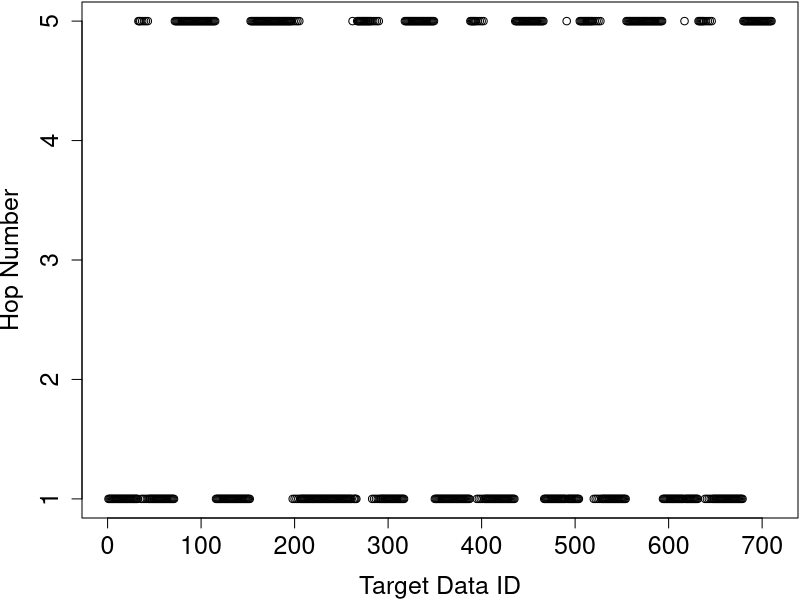
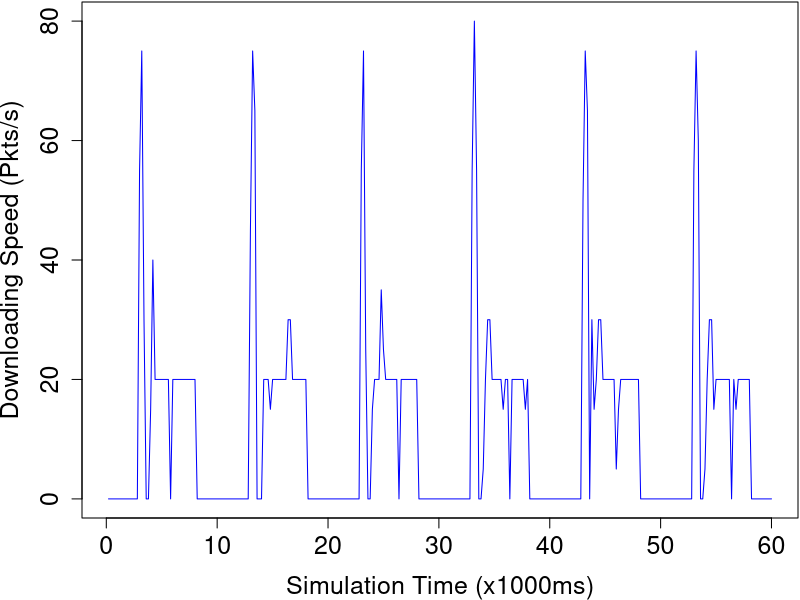

The R script that drew these images, in order:
# Read Raw Data
rawData <- readLines("interest-only.txt")
options(scipen=999)

# Extract Data Data
dataPattern <- "^\\+([.0-9]*).* < DATA for ([0-9]*)$"
dataData <- regmatches(rawData, gregexpr(dataPattern, rawData))
dataData <- dataData[grep(dataPattern, dataData)]
for (i in 1:length(dataData)) {
  dataData[i] <- sub(dataPattern, "\\1 \\2", dataData[i])
}

# Extract Interest Data
interestPattern <- "^\\+([.0-9]*).*Interest for ([0-9]*)$"
interestData <- regmatches(rawData, gregexpr(interestPattern, rawData))
interestData <- interestData[grep(interestPattern, interestData)]
for (i in 1:length(interestData)) {
  interestData[i] <- sub(interestPattern, "\\1 \\2", interestData[i])
}

# Extract Prefetch Interest Data
PreFetchInterestPattern <- "^\\+([.0-9]*).* > Pre-Fetch Interest for ([0-9]*)$"
PreFetchInterestData <- regmatches(rawData, gregexpr(PreFetchInterestPattern, rawData))
PreFetchInterestData <-PreFetchInterestData[grep(PreFetchInterestPattern, PreFetchInterestData)]
for (i in 1:length(PreFetchInterestData)) {
  PreFetchInterestData[i] <- sub(PreFetchInterestPattern, "\\1 \\2", PreFetchInterestData[i])
}
# duplicatedInterestNumber <- length(PreFetchInterestData)
# duplicatedInterestRatio <- duplicatedInterestNumber/(length(interestData) + duplicatedInterestNumber)

# Extract Recovery Interest Data
RecoveryInterestPattern <- "^\\+([.0-9]*).* > Recovery Interest for ([0-9]*)$"
RecoveryInterestData <- regmatches(rawData, gregexpr(RecoveryInterestPattern, rawData))
RecoveryInterestData <-RecoveryInterestData[grep(RecoveryInterestPattern, RecoveryInterestData)]
for (i in 1:length(RecoveryInterestData)) {
  RecoveryInterestData[i] <- sub(RecoveryInterestPattern, "\\1 \\2", RecoveryInterestData[i])
}

# Extract Dropped Data Data
DroppedPreFetchDataPattern <- "^\\+([.0-9]*).*< Pre.Fetch DATA..([0-9]*)..DROP.$"
DroppedPreFetchDataData <- regmatches(rawData, gregexpr(DroppedPreFetchDataPattern, rawData))
DroppedPreFetchDataData <-DroppedPreFetchDataData[grep(DroppedPreFetchDataPattern, DroppedPreFetchDataData)]
DroppedPreFetchDataNumber <- length(DroppedPreFetchDataData)
DroppedPreFetchDataRatio <- DroppedPreFetchDataNumber/(length(dataData) + DroppedPreFetchDataNumber)

# Extract Hop Data
hopcountPattern <- "^\\+([.0-9]*).*Hop count: ([0-9]*)$"
hopData <- regmatches(rawData, gregexpr(hopcountPattern, rawData))
hopData <- hopData[grep(hopcountPattern, hopData)]
for (i in 1:length(hopData)) {
  hopData[i] <- sub(hopcountPattern, "\\1 \\2", hopData[i])
}

# Calculate RTT
df <- data.frame(index = numeric(length(dataData)),
                 sending = numeric(length(dataData)),
                 recieving = numeric(length(dataData)),
                 rtt = numeric(length(dataData)),
                 hopcount = numeric(length(dataData)),
                 stringsAsFactors = FALSE)

for (i in 1:length(dataData)) {
  item <- strsplit(as.character(dataData[i]), " ")
  index <- as.numeric(item[[1]][2])
  df$index[i] <- index
  recieveTime <- as.numeric(item[[1]][1])
  for (j in length(interestData):1) {
    item2 <- strsplit(as.character(interestData[j]), " ")
    index2 <- as.numeric(item2[[1]][2])
    sendTime <- as.numeric(item2[[1]][1])
    if (index2 - index == 0) {
      df$sending[i] <- sendTime
      df$recieving[i] <- recieveTime
      df$rtt[i] <- (recieveTime*1000000000 - sendTime*1000000000)# - 214296000
      break
    }
  }
  for (j in length(RecoveryInterestData):1) {
    item2 <- strsplit(as.character(RecoveryInterestData[j]), " ")
    index2 <- as.numeric(item2[[1]][2])
    sendTime <- as.numeric(item2[[1]][1])
    if (index2 - index == 0) {
      df$sending[i] <- sendTime
      df$recieving[i] <- recieveTime
      df$rtt[i] <- (recieveTime*1000000000 - sendTime*1000000000)# - 214296000
      break
    }
  }
  item3 <- strsplit(as.character(hopData[i]), " ")
  df$hopcount[i] <- as.numeric(item3[[1]][2])
}

# show plot
#plot(df$rtt[1:nrow(df)], xlab="Data ID", ylab="Round-Trip Time")
pdf("interest-only-hop-count.pdf",width=7,height=4) 
par(mar=c(4,4,0,0)+0.1)
plot(df$hopcount[1:nrow(df)], 
     xlab="Target Data ID", ylab="Hop Number", 
     ylim = c(1, 5),
     pch = 1, cex.lab=1.5, cex.axis=1.5, cex.main=1.5, cex.sub=1.5)
dev.off()
rttsum <- summary(df$rtt[1:100])

# packets received per sencod
scale <- 0.2
table_row <- 60/scale
df2 <- data.frame(second = numeric(table_row),
                  packetNum = numeric(table_row),
                  stringsAsFactors = FALSE)
for (i in 1:table_row) {
  df2$second[i] <- i*scale
  counter <- 0
  for (j in 1:nrow(df)) {
    recieveTime <- df$recieving[j]
    if (recieveTime <= i*scale && recieveTime > (i - 1)*scale ) {
      counter <- counter + 1
    }
  }
  df2$packetNum[i] <- counter
}
pdf("interest-only-downloading.pdf",width=7,height=4)
par(mar=c(4,4,0,0)+0.1)
plot(df2$second[1:table_row], df2$packetNum[1:table_row]*(1/scale), 
     xlab="Simulation Time (x1000ms)", ylab="Downloading Speed (Pkts/s)",
     ylim = c(0, 80),
     type="l", col="blue", cex.lab=1.5, cex.axis=1.5, cex.main=1.5, cex.sub=1.5)
dev.off()


# calculate how long it take to recovery all the pre-fetched Data packets
# deltaTime <- function(startIndex, endIndex) {
#   sendingTime <- 0
#   for (i in 1:length(RecoveryInterestData)) {
#     item <- strsplit(as.character(RecoveryInterestData[i]), " ")
#     index <- as.numeric(item[[1]][2])
#     sendTime <- as.numeric(item[[1]][1])
#     if (index >= startIndex && index <= endIndex) {
#       sendingTime <- sendTime
#       break
#     }
#   }
#   totalTime <- 0
#   count <- 0
#   for (i in 1:length(dataData)) {
#     item <- strsplit(as.character(dataData[i]), " ")
#     index <- as.numeric(item[[1]][2])
#     recieveTime <- as.numeric(item[[1]][1])
#     if (index >= startIndex && index <= endIndex) {
#       totalTime <- totalTime + recieveTime
#       count <- count + 1
#     }
#   }
#   return(totalTime/count - sendingTime)
# }
# 
# s1 <- 0
# s2 <- 0
# s3 <- 0
# s4 <- 0
# s5 <- 0
# e1 <- 0
# e2 <- 0
# e3 <- 0
# e4 <- 0
# e5 <- 0
# lastIndex <- 0
# 
# for (i in 1:length(RecoveryInterestData)) {
#   item <- strsplit(as.character(RecoveryInterestData[i]), " ")
#   index <- as.numeric(item[[1]][2])
#   
#   if (i == 1) {
#     s1 <- index
#   }
#   
#   if (index == lastIndex + 1 && lastIndex != 0) {
#     # do nothing
#   }
#   else {
#     if (s2 == 0  && lastIndex != 0) {
#       s2 <- index
#       e1 <- lastIndex
#     }
#     else if (s3 == 0  && lastIndex != 0) {
#       s3 <- index
#       e2 <- lastIndex
#     }
#     else if (s4 == 0  && lastIndex != 0) {
#       s4 <- index
#       e3 <- lastIndex
#     }
#     else if (s5 == 0  && lastIndex != 0) {
#       s5 <- index
#       e4 <- lastIndex
#     }
#   }
#   
#   if (i == length(RecoveryInterestData)) {
#     e5 <- index
#   }
#   lastIndex <- index
# }
# 
# 
# deltaTimeResult <- c(
#   deltaTime(startIndex = s1, endIndex = e1),
#   deltaTime(startIndex = s2, endIndex = e2),
#   deltaTime(startIndex = s3, endIndex = e3),
#   deltaTime(startIndex = s4, endIndex = e4),
#   deltaTime(startIndex = s5, endIndex = e5)
# )
# summary(deltaTimeResult)
